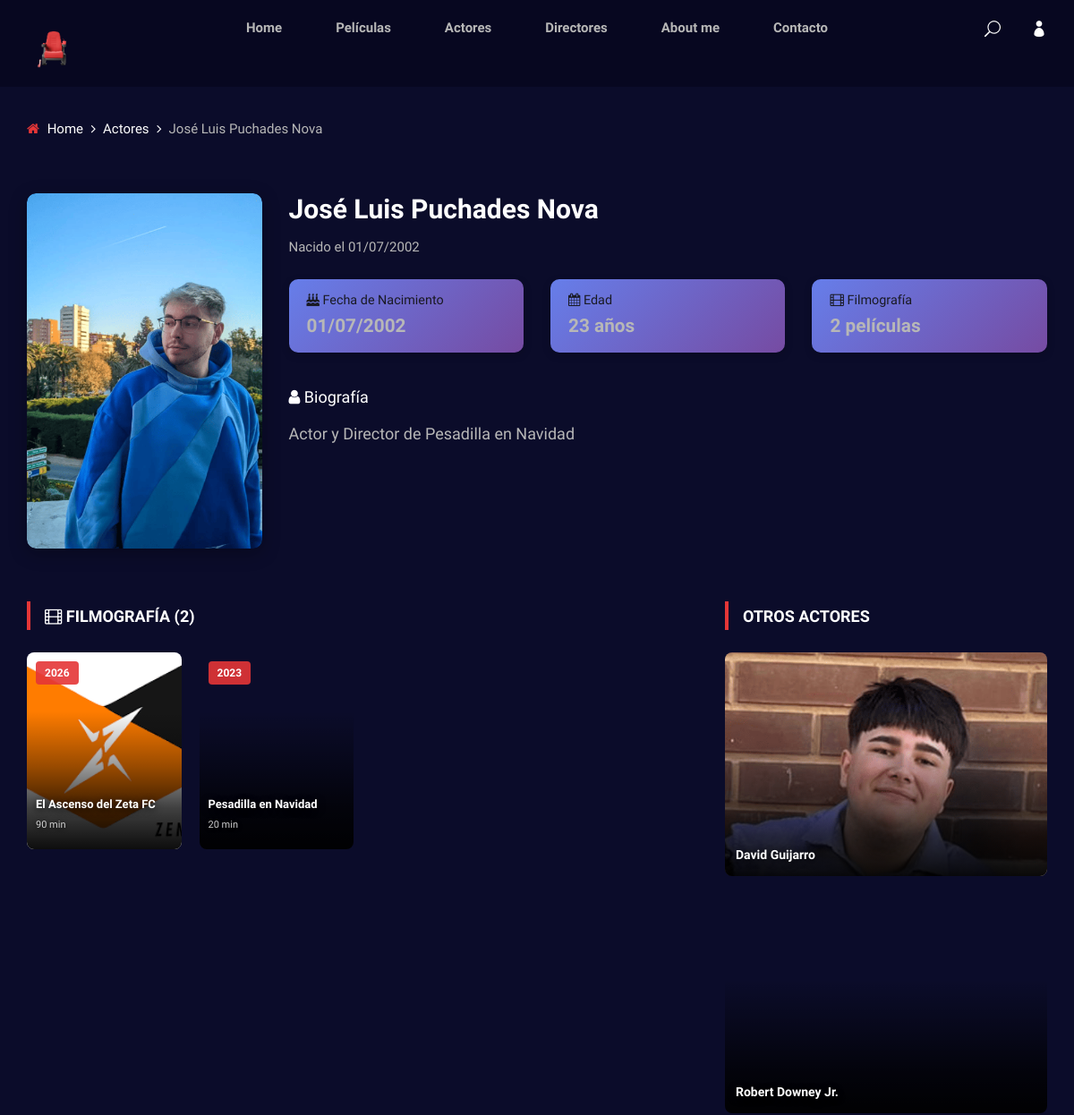
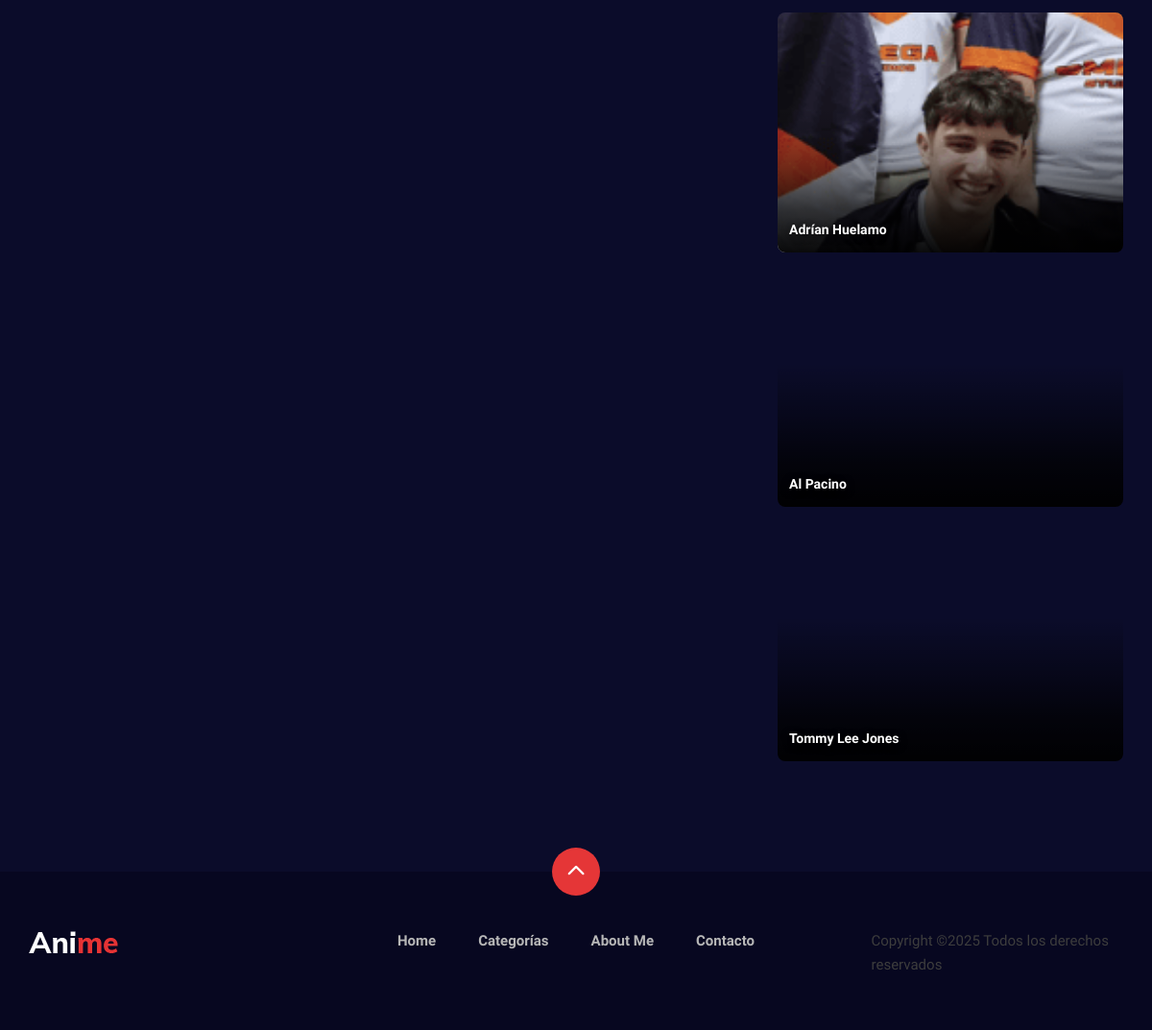
Page /actor-detalle.php?id=54 on the committed database (2 pictures, top to bottom).
### tables this page shows
CREATE TABLE `actores` (
  `id` int(11) NOT NULL,
  `nombre` varchar(100) NOT NULL,
  `fecha_nacimiento` date DEFAULT NULL,
  `biografia` text DEFAULT NULL,
  `imagen` varchar(255) DEFAULT NULL
);

CREATE TABLE `peliculas` (
  `id` int(11) NOT NULL,
  `titulo` varchar(150) NOT NULL,
  `descripcion` text NOT NULL,
  `anio` int(11) DEFAULT NULL,
  `duracion` int(11) DEFAULT NULL,
  `director_id` int(11) DEFAULT NULL,
  `imagen` varchar(255) NOT NULL,
  `fecha_estreno` date DEFAULT NULL,
  `plataforma_id` int(11) DEFAULT NULL,
  `LINK` varchar(500) NOT NULL
);

### admin/includes/crudActores.php (called while the page is built, shortened)
<?php
class Actores {
    public function getActorById($id) {
        $db = new Connection();
        $conn = $db->getConnection();
        $sql = "SELECT * FROM actores WHERE id = ?";
        $stmt = $conn->prepare($sql);
        $stmt->bind_param("i", $id);
        $stmt->execute();
        $result = $stmt->get_result();
        return $result ? $result->fetch_assoc() : null;
    }
    public function getActoresAlAzarExcluyendo($excluir_id, $limite = 5) {
        $db = new Connection();
        $conn = $db->getConnection();
        $sql = "SELECT * FROM actores
                WHERE id != ?
                ORDER BY RAND()
                LIMIT ?";
        $stmt = $conn->prepare($sql);
        $stmt->bind_param("ii", $excluir_id, $limite);
        $stmt->execute();
        $result = $stmt->get_result();
        $actores = $result ? $result->fetch_all(MYSQLI_ASSOC) : [];
        return $actores;
    }
}
?>

### actor-detalle.php (the view, shortened to what this page needs)
<?php
require_once 'admin/includes/crudActores.php';
$id = (int)$_GET['id'];
$actorObj = new Actores();
$actor = $actorObj->getActorById($id);
$db = new Connection();
$conn = $db->getConnection();
$peliculas = [];
$stmt_peliculas = $conn->prepare("SELECT p.id, p.titulo, p.imagen, p.anio, p.duracion
                                   FROM peliculas p
                                   INNER JOIN pelicula_actor pa ON p.id = pa.pelicula_id
                                   WHERE pa.actor_id = ?
                                   ORDER BY p.anio DESC");
if ($stmt_peliculas) {
    $stmt_peliculas->bind_param("i", $id);
    $stmt_peliculas->execute();
    $result_peliculas = $stmt_peliculas->get_result();
    while ($row = $result_peliculas->fetch_assoc()) {
        $peliculas[] = $row;
    }
}
function calcularEdad($fecha_nacimiento) {
    $nacimiento = new DateTime($fecha_nacimiento);
    $hoy = new DateTime();
    return $hoy->diff($nacimiento)->y;
}
$edad = calcularEdad($actor['fecha_nacimiento']);
$actoresDestacados = $actorObj->getActoresAlAzarExcluyendo($id, 5);
?>
<!DOCTYPE html>
<html lang="es">
<head>
    <link rel="stylesheet" href="anime-main/css/bootstrap.min.css" type="text/css">
    <link rel="stylesheet" href="anime-main/css/font-awesome.min.css" type="text/css">
    <link rel="stylesheet" href="anime-main/css/elegant-icons.css" type="text/css">
    <link rel="stylesheet" href="anime-main/css/plyr.css" type="text/css">
    <link rel="stylesheet" href="anime-main/css/nice-select.css" type="text/css">
    <link rel="stylesheet" href="anime-main/css/owl.carousel.min.css" type="text/css">
    <link rel="stylesheet" href="anime-main/css/slicknav.min.css" type="text/css">
    <link rel="stylesheet" href="anime-main/css/style.css" type="text/css">
</head>
<body>
    <?php include 'head.php'; ?>
    <div class="breadcrumb-option">
        <div class="container">
            <div class="row">
                <div class="col-lg-12">
                    <div class="breadcrumb__links">
                        <a href="./index.php"><i class="fa fa-home"></i> Home</a>
                        <a href="./actores.php">Actores</a>
                        <span><?= htmlspecialchars($actor['nombre']) ?></span>
                    </div>
                </div>
            </div>
        </div>
    </div>
    <section class="anime-details spad">
        <div class="container">
            <div class="anime__details__content">
                <div class="row">
                    <div class="col-lg-3">
                        <div class="actor__details__pic">
                            <?php
                            $imagenPath = !empty($actor['imagen']) ? 'imagenes/actores/' . htmlspecialchars($actor['imagen']) : 'imagenes/actores/default-actor.jpg';
                            ?>
                            <img src="<?= $imagenPath ?>" alt="<?= htmlspecialchars($actor['nombre']) ?>">
                        </div>
                    </div>
                    <div class="col-lg-9">
                        <div class="anime__details__text">
                            <div class="anime__details__title">
                                <h3><?= htmlspecialchars($actor['nombre']) ?></h3>
                                <?php if ($actor['fecha_nacimiento']): ?>
                                <span>Nacido el <?= date('d/m/Y', strtotime($actor['fecha_nacimiento'])) ?></span>
                                <?php endif; ?>
                            </div>
                            <div class="row mt-4 mb-4">
                                <?php if ($actor['fecha_nacimiento']): ?>
                                <div class="col-md-4">
                                    <div class="info-box">
                                        <h6><i class="fa fa-birthday-cake"></i> Fecha de Nacimiento</h6>
                                        <p><?= date('d/m/Y', strtotime($actor['fecha_nacimiento'])) ?></p>
                                    </div>
                                </div>
                                <?php endif; ?>
                                <?php if ($edad): ?>
                                <div class="col-md-4">
                                    <div class="info-box">
                                        <h6><i class="fa fa-calendar"></i> Edad</h6>
                                        <p><?= $edad ?> años</p>
                                    </div>
                                </div>
                                <?php endif; ?>
                                <div class="col-md-4">
                                    <div class="info-box">
                                        <h6><i class="fa fa-film"></i> Filmografía</h6>
                                        <p><?= count($peliculas) ?> película<?= count($peliculas) != 1 ? 's' : '' ?></p>
                                    </div>
                                </div>
                            </div>
                            <?php if (!empty($actor['biografia'])): ?>
                            <div class="anime__details__widget">
                                <h5 style="margin-bottom: 15px; color: white;"><i class="fa fa-user"></i> Biografía</h5>
                                <p style="line-height: 1.8; color: #b7b7b7;">
                                    <?= nl2br(htmlspecialchars($actor['biografia'])) ?>
                                </p>
                            </div>
                            <?php else: ?>
                            <div class="alert alert-info alert-custom">
                                <i class="fa fa-info-circle"></i> No hay biografía disponible para este actor.
                            </div>
                            <?php endif; ?>
                        </div>
                    </div>
                </div>
            </div>
            <div class="row">
                <div class="col-lg-8 col-md-8">
                    <div class="anime__details__review">
                        <div class="section-title">
                            <h5><i class="fa fa-film"></i> Filmografía (<?= count($peliculas) ?>)</h5>
                        </div>
                        <?php if (empty($peliculas)): ?>
                        <div class="alert alert-warning alert-custom">
                            <i class="fa fa-exclamation-triangle"></i>
                            Este actor aún no tiene películas registradas en nuestra base de datos.
                        </div>
                        <?php else: ?>
                        <div class="actor__movies__grid">
                            <?php foreach($peliculas as $pelicula): ?>
                            <a href="pelicula-detalle.php?id=<?= $pelicula['id'] ?>">
                                <div class="actor__movie__item set-bg"
                                     data-setbg="imagenes/portadas_pelis/<?= htmlspecialchars($pelicula['imagen']) ?>">
                                    <div class="actor__movie__year">
                                        <?= htmlspecialchars($pelicula['anio'] ?? 'N/A') ?>
                                    </div>
                                    <div class="actor__movie__info">
                                        <h6><?= htmlspecialchars($pelicula['titulo']) ?></h6>
                                        <p><?= htmlspecialchars($pelicula['duracion'] ?? '0') ?> min</p>
                                    </div>
                                </div>
                            </a>
                            <?php endforeach; ?>
                        </div>
                        <?php endif; ?>
                    </div>
                </div>
                <div class="col-lg-4 col-md-4">
                    <div class="anime__details__sidebar">
                        <div class="section-title">
                            <h5>Otros Actores</h5>
                        </div>
                        <?php if (!empty($actoresDestacados)): ?>
                            <?php foreach($actoresDestacados as $destacado):
                                $imagenDestacado = !empty($destacado['imagen']) ? 'imagenes/actores/' . htmlspecialchars($destacado['imagen']) : 'imagenes/actores/default-actor.jpg';
                            ?>
                            <a href="actor-detalle.php?id=<?= $destacado['id'] ?>">
                                <div class="actor__sidebar__item set-bg" data-setbg="<?= $imagenDestacado ?>">
                                    <h5><?= htmlspecialchars($destacado['nombre']) ?></h5>
                                </div>
                            </a>
                            <?php endforeach; ?>
                        <?php else: ?>
                        <div class="alert alert-info alert-custom">
                            <i class="fa fa-info-circle"></i> No hay otros actores disponibles.
                        </div>
                        <?php endif; ?>
                    </div>
                </div>
            </div>
        </div>
    </section>
    <?php include 'footer.php'; ?>
</body>
</html>

### anime-main/css/style.css (style rules this page uses)
html, body { height: 100%; font-family: "Mulish", sans-serif; -webkit-font-smoothing: antialiased; background: #0b0c2a; }
h1, h2, h3, h4, h5, h6 { margin: 0; color: #111111; font-weight: 400; font-family: "Mulish", sans-serif; }
h3 { font-size: 30px; }
h5 { font-size: 18px; }
h6 { font-size: 16px; }
p { font-size: 15px; font-family: "Mulish", sans-serif; color: #3d3d3d; font-weight: 400; line-height: 25px; margin: 0 0 15px 0; }
img { max-width: 100%; }
.section-title { margin-bottom: 30px; }
.section-title h4, .section-title h5 { color: #ffffff; font-weight: 600; line-height: 21px; text-transform: uppercase; padding-left: 20px; position: relative; font-family: "Oswald", sans-serif; }
.section-title h4:after, .section-title h5:after { position: absolute; left: 0; top: -6px; height: 32px; width: 4px; background: #e53637; content: ""; }
.set-bg { background-repeat: no-repeat; background-size: cover; background-position: top center; }
.spad { padding-top: 100px; padding-bottom: 100px; }
.anime-details { padding-top: 60px; }
.anime__details__content { margin-bottom: 65px; }
.anime__details__text { position: relative; }
.anime__details__text p { color: #b7b7b7; font-size: 18px; line-height: 30px; }
.anime__details__title { margin-bottom: 20px; }
.anime__details__title h3 { color: #ffffff; font-weight: 700; margin-bottom: 13px; }
.anime__details__title span { font-size: 15px; color: #b7b7b7; display: block; }
.anime__details__widget { margin-bottom: 15px; }
.anime__details__review { margin-bottom: 55px; }
.breadcrumb-option { padding-top: 35px; }
.breadcrumb__links a { font-size: 15px; color: #ffffff; margin-right: 18px; display: inline-block; position: relative; }
.breadcrumb__links a i { margin-right: 5px; color: #e53637; }
.breadcrumb__links a:after { position: absolute; right: -14px; top: 0; content: ""; font-family: "FontAwesome"; }
.breadcrumb__links span { font-size: 15px; color: #b7b7b7; display: inline-block; }
@media only screen and (min-width: 1200px) { .container { max-width: 1170px; } }

### rows in the picture
actores: nombre "José Luis Puchades Nova", imagen (picture), fecha_nacimiento "01/07/2002", fecha_nacimiento "23", biografia "Actor y Director de Pesadilla en Navidad"
peliculas: shows a picture, anio "2026", titulo "El Ascenso del Zeta FC", duracion "90"
peliculas: anio "2023", titulo "Pesadilla en Navidad", duracion "20"
actores: shows a picture, nombre "David Guijarro"
actores: nombre "Robert Downey Jr."
actores: shows a picture, nombre "Adrían Huelamo"
actores: nombre "Al Pacino"
actores: nombre "Tommy Lee Jones"

### other values in the picture
count($peliculas) "2"
